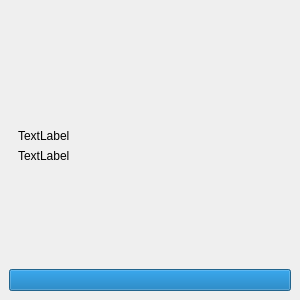
<?xml version="1.0" encoding="UTF-8"?>
<ui version="4.0">
 <class>MainWindow</class>
 <widget class="QMainWindow" name="MainWindow">
  <property name="geometry">
   <rect>
    <x>0</x>
    <y>0</y>
    <width>300</width>
    <height>300</height>
   </rect>
  </property>
  <property name="minimumSize">
   <size>
    <width>300</width>
    <height>300</height>
   </size>
  </property>
  <property name="maximumSize">
   <size>
    <width>300</width>
    <height>300</height>
   </size>
  </property>
  <property name="acceptDrops">
   <bool>true</bool>
  </property>
  <property name="windowTitle">
   <string>fargerom</string>
  </property>
  <property name="windowIcon">
   <iconset resource="assets.qrc">
    <normaloff>:/fargerom.png</normaloff>:/fargerom.png</iconset>
  </property>
  <property name="toolTip">
   <string/>
  </property>
  <widget class="QWidget" name="centralwidget">
   <layout class="QVBoxLayout" name="verticalLayout">
    <item>
     <widget class="QWidget" name="mainWidget" native="true">
      <layout class="QVBoxLayout" name="verticalLayout_2">
       <item>
        <spacer name="verticalSpacer_2">
         <property name="orientation">
          <enum>Qt::Vertical</enum>
         </property>
         <property name="sizeHint" stdset="0">
          <size>
           <width>20</width>
           <height>40</height>
          </size>
         </property>
        </spacer>
       </item>
       <item>
        <widget class="QLabel" name="logo">
         <property name="text">
          <string/>
         </property>
         <property name="pixmap">
          <pixmap resource="assets.qrc">:/fargerom.png</pixmap>
         </property>
         <property name="alignment">
          <set>Qt::AlignCenter</set>
         </property>
        </widget>
       </item>
       <item>
        <widget class="QLabel" name="version">
         <property name="text">
          <string>TextLabel</string>
         </property>
        </widget>
       </item>
       <item>
        <widget class="QLabel" name="info">
         <property name="text">
          <string>TextLabel</string>
         </property>
        </widget>
       </item>
       <item>
        <spacer name="verticalSpacer">
         <property name="orientation">
          <enum>Qt::Vertical</enum>
         </property>
         <property name="sizeHint" stdset="0">
          <size>
           <width>20</width>
           <height>40</height>
          </size>
         </property>
        </spacer>
       </item>
      </layout>
     </widget>
    </item>
    <item>
     <widget class="QProgressBar" name="progressBar">
      <property name="maximum">
       <number>1</number>
      </property>
      <property name="value">
       <number>1</number>
      </property>
      <property name="format">
       <string/>
      </property>
     </widget>
    </item>
   </layout>
  </widget>
 </widget>
 <resources>
  <include location="assets.qrc"/>
 </resources>
 <connections/>
</ui>
